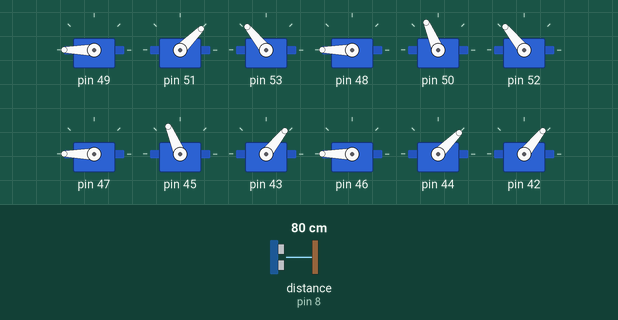
This sketch was run on a simulated Arduino Mega 2560, built with avr-gcc and run on an emulated ATmega2560. Parts: 12 × servo. Wiring (inferred from the names in the program): ultrasonic range finder: trigger pin 8; echo pin 8. The test bench sets the inputs (shaded band); at power-on: distance to the obstacle (sensor on pin 8) 80 cm.

Above: at 6.42 s.
7.0 s: distance to the obstacle (sensor on pin 8) set to 35 cm
At 7.18 s:
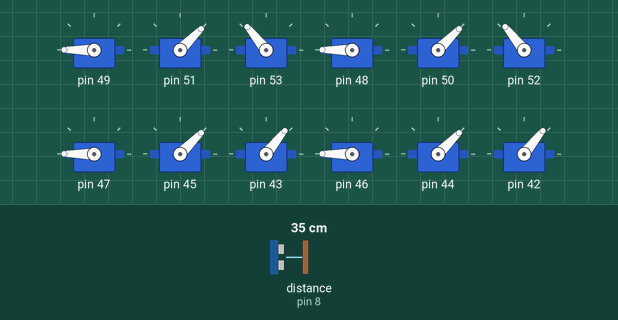
11.5 s: distance to the obstacle (sensor on pin 8) set to 29 cm
15.6 s: distance to the obstacle (sensor on pin 8) set to 60 cm
At 15.67 s:
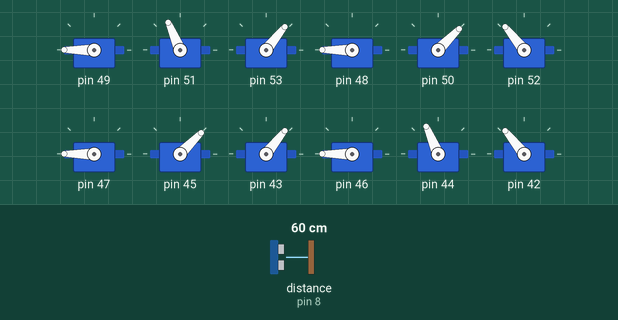
19.6 s: distance to the obstacle (sensor on pin 8) set to 2 cm
At 26.9 s:
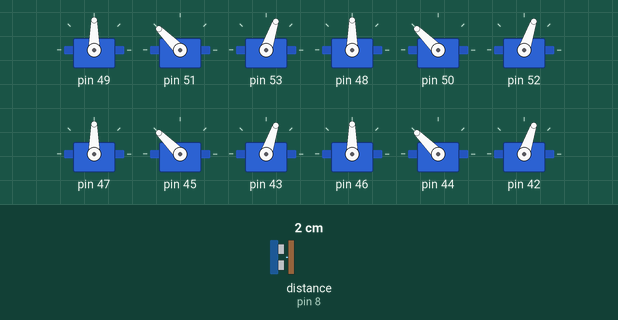
Timing chart, 0 to 33.1 s (numbered marks = the images above; inputs shaded):
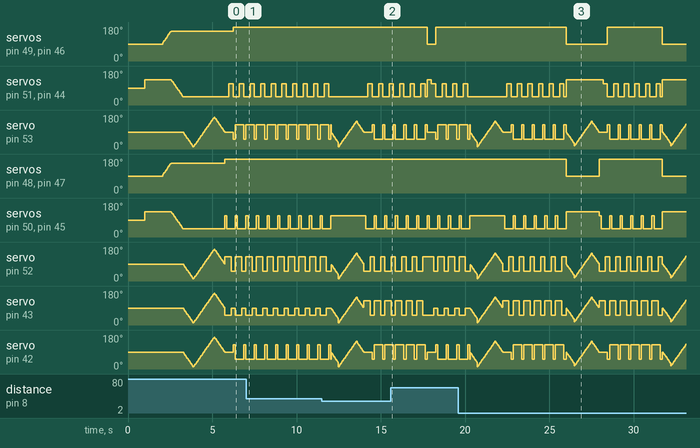

The sketch:

servoMove.ino
```cpp
void moveServo(Servo &servoToMove, int positionToMoveTo )
{
  int currentServoPosition = servoToMove.read();
  int currentServoPositionMicroSeconds = map (currentServoPosition, 0, 180, 700, 2300);
  if (positionToMoveTo > currentServoPosition)
  {
    int amountToMove = positionToMoveTo - currentServoPositionMicroSeconds;
    for (int x = 0; x <= amountToMove; x ++)
    {
      servoToMove.writeMicroseconds(currentServoPositionMicroSeconds + x);
      delayMicroseconds(10);
    }
  }
  else
  {
    int amountToMove = currentServoPositionMicroSeconds - positionToMoveTo;
    for (int x = 0; x <= amountToMove; x ++)
    {
      servoToMove.writeMicroseconds(currentServoPositionMicroSeconds - x);
      delayMicroseconds(10);
    }
  }
}
```

Source omitted: myHexyMk9_1.ino (22211 bytes)

Measured:
- after the input at 15.6 s, servo on pin 48, servo on pin 47: stays 180° (without the input it goes to 90° after 2.1 s)
- after the input at 19.6 s, servo on pin 49, servo on pin 46: 180° → 90° after 6.4 s, → 180° 2.5 s later, → 90° 3.3 s later; servo on pin 48, servo on pin 47: 180° → 90° after 6.4 s, → 180° 2.0 s later, → 90° 3.8 s later
